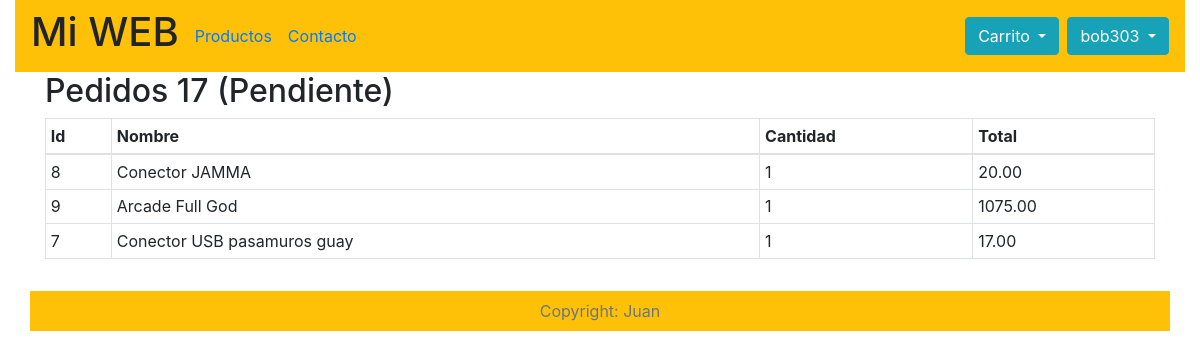
Page /detalles_pedido.php?id_pedido=17 (signed in) on the committed database.
### tables this page shows
CREATE TABLE `pedidos_productos` (
  `id` int(11) NOT NULL,
  `id_pedido` int(11) NOT NULL,
  `id_producto` int(11) NOT NULL,
  `cantidad` int(10) NOT NULL,
  `precio` decimal(10,2) NOT NULL
);

CREATE TABLE `productos` (
  `id` int(11) NOT NULL,
  `id_categoria` int(10) NOT NULL,
  `id_imagenes` int(10) NOT NULL,
  `nombre` varchar(255) NOT NULL,
  `descripcion_corta` text NOT NULL,
  `descripcion` text NOT NULL,
  `precio` decimal(6,2) NOT NULL,
  `imagen` varchar(200) NOT NULL,
  `fecha` timestamp NOT NULL DEFAULT CURRENT_TIMESTAMP,
  `visibilidad` enum('si','no') NOT NULL DEFAULT 'si'
);

### librerias/consultas_bd.php (called while the page is built, shortened)
<?php
function is_admin($conexion, $email)
{
    $consulta = mysqli_query($conexion, "SELECT * FROM usuarios WHERE email = '$email'");
    if ($consulta->num_rows > 0) {
        $registro = mysqli_fetch_array($consulta);
        if ($registro['rol'] == 'admin') {
            return true;
        }
    }
    return false;
}
function productos_pedido($conexion, $id_pedido){
    $consulta = mysqli_query($conexion, "SELECT PP.precio AS precio_producto_pedido, PP.cantidad, P.id, P.nombre, P.precio AS precio_producto FROM pedidos_productos PP, productos P WHERE PP.id_pedido = '$id_pedido' AND P.id = PP.id_producto");
    return $consulta;
}
function pedido_pagado($conexion, $id_pedido){
    $consulta = mysqli_query($conexion, "SELECT pagado FROM pedidos WHERE id='$id_pedido'");
    $registro = mysqli_fetch_array($consulta);
    return false;
}

### detalles_pedido.php (the view, shortened to what this page needs)
<?php
    include "database/conexion_bd.php";
    include "librerias/consultas_bd.php";
    if($_SESSION['email']){
        if($_GET['id_pedido']){
            $consulta = productos_pedido($conexion, $_GET['id_pedido']);
            $pagado = pedido_pagado($conexion, $_GET['id_pedido']);
            $titulo = "Pedidos ".$_GET['id_pedido'];
?>
    <!doctype html>
    <html lang="es">
    <head>
        <?php include "plantillas/plantilla_cabecera.php";?>
    </head>
    <body>
        <div class="container-fluid">
            <?php include "plantillas/plantilla_navegacion.php";?>
            <div class="container">
                <div class="row">
                    <div class="col-12">
                        <h2><?=$titulo;if($pagado){ echo " (Pagado)";}else{ echo " (Pendiente)";} ?></h2>
                        <table class="table table-sm table-bordered table-hover">
                            <thead>
                                <tr>
                                    <th scope="col">Id</th>
                                    <th scope="col">Nombre</th>
                                    <th scope="col">Cantidad</th>
                                    <th scope="col">Total</th>
                                </tr>
                            </thead>
                            <?php
                                while ($row = mysqli_fetch_array($consulta)) {?>
                                    <tr>
                                        <td><?=$row['id'];?></td>
                                        <td><?=$row['nombre'];?></td>
                                        <td><?=$row['cantidad'];?></td>
                                        <td>
                                            <?php
                                                if($pagado){
                                                    echo $row['precio_producto_pedido'];
                                                }
                                                else{
                                                    echo $row['precio_producto'];
                                                }
                                            ?>
                                        </td>
                                    </tr>
                             <?php } ?>
                        </table>
                    </div>
                </div>
            </div>
            <div class="container-fluid">
                <?php include "plantillas/plantilla_pie.php";?>
            </div>
        </div>
    </body>
    </html>
    <?php }} ?>

### rows in the picture
pedidos_productos: id_producto "8", id_producto.nombre "Conector JAMMA", cantidad "1", id_producto.precio "20.00"
pedidos_productos: id_producto "9", id_producto.nombre "Arcade Full God", cantidad "1", id_producto.precio "1075.00"
pedidos_productos: id_producto "7", id_producto.nombre "Conector USB pasamuros guay", cantidad "1", id_producto.precio "17.00"

### other values in the picture
$_SESSION['usuario'] "bob303"
$titulo "Pedidos 17"
